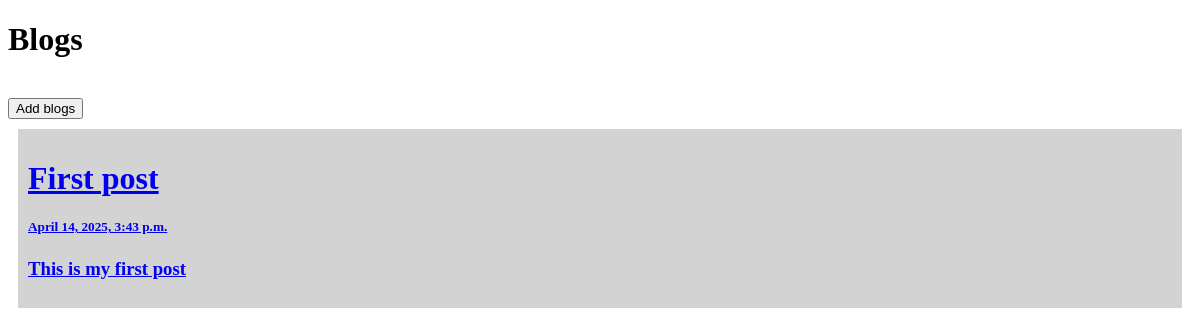
Before: / with the older database file.
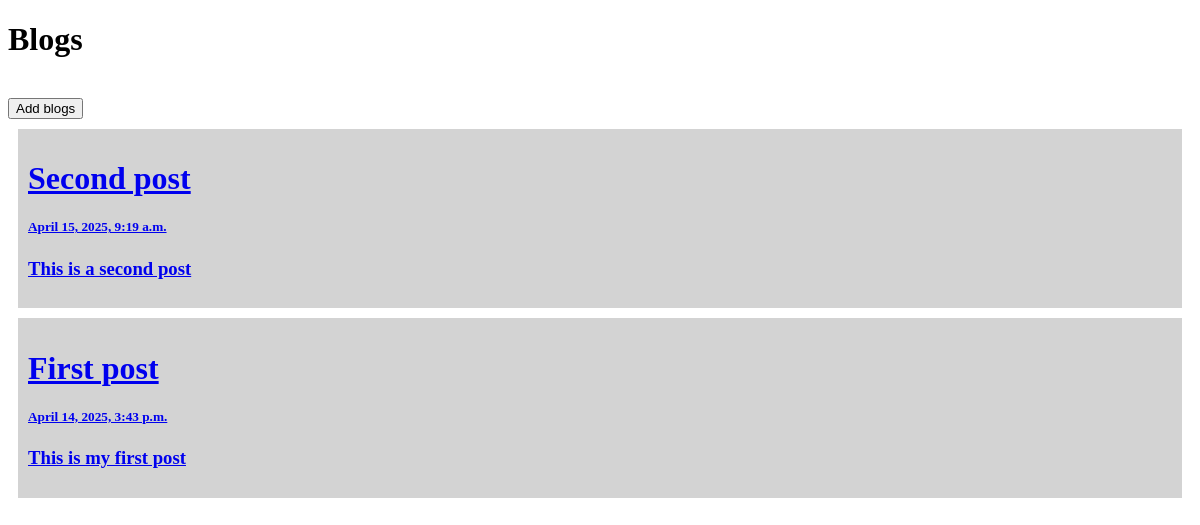
After: the same page with the newer database file.
### blog/models.py (models this page shows)
class Blogs (models.Model):
    title=models.CharField(max_length=100)
    body=models.CharField(max_length=5000000)
    time=models.DateTimeField(default=datetime.now,blank=True)

### blog/views.py (the view)
# urls.py: path('',views.index,name="index"),
def index(request):
    blog=Blogs.objects.all()
    print(Blogs.objects.all())
    return render(request,'index.html',{"blogs":blog})

### templates/index.html (shortened to what this page needs)
<!DOCTYPE html>
<html lang="en">
<head>
</head>
<body>
    <h1>Blogs</h1> <br>
    <a href="/postBlog"> <button>Add blogs</button></a>
    {% for blog in blogs reversed %}
    <a href="{% url 'post' blog.id %}">
        <div style="margin: 10px; background-color: lightgray; padding: 10px;">
            <h1>{{blog.title}}</h1>
            <h5>{{blog.time}}</h5>
            <h3>{{blog.body}}</h3>
        </div>
    </a>
    {% empty %}
        <p>No blogs found.</p>
    {% endfor %}
</body>
</html>

Changed rows visible on the page:
added Blogs: title "Second post", time "April 15, 2025, 9:19 a.m.", body "This is a second post"
